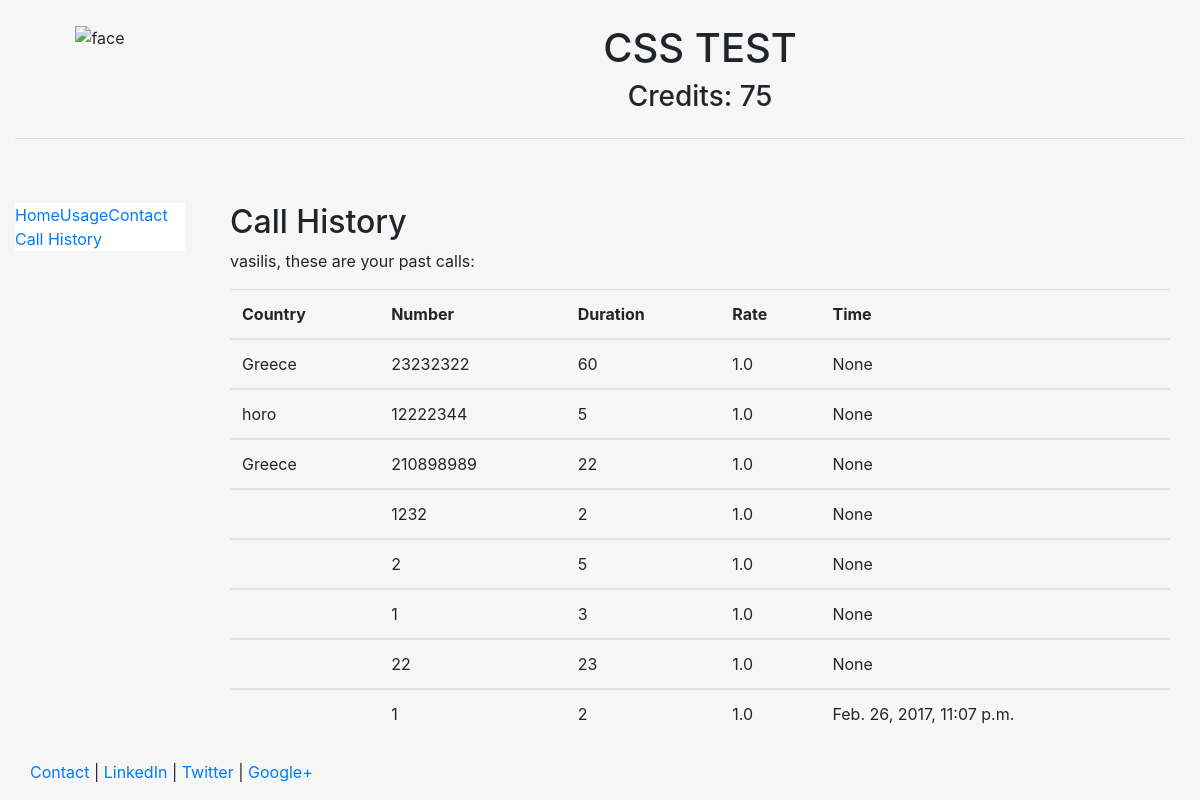
Page /history/ (signed in) on the committed database.
### formsapp/models.py (models this page shows, shortened)
class User(AbstractUser):
    credits = models.IntegerField(default=0)

class Call(models.Model):
    country_name = models.CharField(max_length=30)
    rate = models.FloatField(default=1)
    duration = models.PositiveIntegerField(default=0)
    user = models.ForeignKey(User, models.SET_NULL, blank= True, null= True,)
    target_no = models.CharField(max_length=12, blank= True)
    timeofcall = models.DateTimeField(default=timezone.now())

### formsapp/views.py (the view)
# urls.py: url(r'^history/', views.call_history),
@login_required()
def call_history(request):
    user = request.user
    calls = Call.objects.all().filter(user=user)
    return render(request, 'call_history.html', {'calls': calls})

### templates/call_history.html
{% extends 'base.html' %}
{% block content %}
    <h2>Call History</h2>
    <p>{{ user.get_username }}, these are your past calls:</p>
    <table class = "table table-hover">
    <thead>
        <tr>
            <th>Country</th>
            <th>Number</th>
            <th>Duration</th>
            <th>Rate</th>
            <th>Time</th>
        </tr>
    </thead>
    {% for call in calls %}
         <tbody>
        <tr>
            <td>{{ call.country_name }}</td>
            <td>{{ call.target_no }}</td>
            <td>{{ call.duration }}</td>
            <td>{{ call.rate }}</td>
            <td>{{ call.timeofcall }}</td>
        </tr>
    </tbody>
    {% endfor %}
    </table>
{% endblock %}

### templates/base.html (shortened to what this page needs)
<!DOCTYPE html>
<html lang="en">
<head>
	{% load staticfiles %}
	<link rel="stylesheet" href="{% static 'css/bootstrap.min.css' %}" type = "text/css"/>
</head>
<body class="body" style="background-color:#f6f6f6">
	<div class="container-fluid" style="min-height:95%; ">
		<div class="row">
			  <div class="col-sm-2">
				  <br>
				  <center>
					<img src="{% static 'img/PurpleRobe.jpg' %}" class="responsive-img" style='max-height:100px;' alt="face">
				  </center>
			  </div>
			  <div class="col-sm-10">
				  <br>
				  <center>
				  <h1>CSS TEST</h1>
                      <h3>Credits: {{ user.credits }}</h3>
				  </center>
			  </div>
		</div><hr>
		<div class="row">
		  <div class="col-sm-2">
		  <br>
		  <br>
			<div class="well bs-sidebar" id="sidebar" style="background-color:#fff">
			  <ul class="nav nav-pills nav-stacked">
				<li><a href='/'>Home</a></li>
				<li><a href='/usage/'>Usage</a></li>
				<li><a href='/contact/'>Contact</a></li>
                <li><a href='/history'>Call History</a></li>
			  </ul>
			</div>
		  </div>
		  <div class="col-sm-10">
			<div class='container-fluid'>
			<br><br>
			   {% block content %}
			   {% endblock %}
			</div>
		  </div>
		</div>
	</div>
	<footer>
		<div class="container-fluid" style='margin-left:15px'>
			<p><a href="#" target="blank">Contact</a> | <a href="#" target="blank">LinkedIn</a> | <a href="#" target="blank">Twitter</a> | <a href="#" target="blank">Google+</a></p>
		</div>
	</footer>
</body>
</html>

### templates/base.html (style rules this page uses)
html, body { height:100% }

### rows in the picture
User: credits "75", get_username "vasilis"
Call: country_name "Greece", target_no "23232322", duration "60", rate "1.0", timeofcall "None"
Call: country_name "horo", target_no "12222344", duration "5", rate "1.0", timeofcall "None"
Call: country_name "Greece", target_no "210898989", duration "22", rate "1.0", timeofcall "None"
Call: target_no "1232", duration "2", rate "1.0", timeofcall "None"
Call: target_no "2", duration "5", rate "1.0", timeofcall "None"
Call: target_no "1", duration "3", rate "1.0", timeofcall "None"
Call: target_no "22", duration "23", rate "1.0", timeofcall "None"
Call: target_no "1", duration "2", rate "1.0", timeofcall "Feb. 26, 2017, 11:07 p.m."
